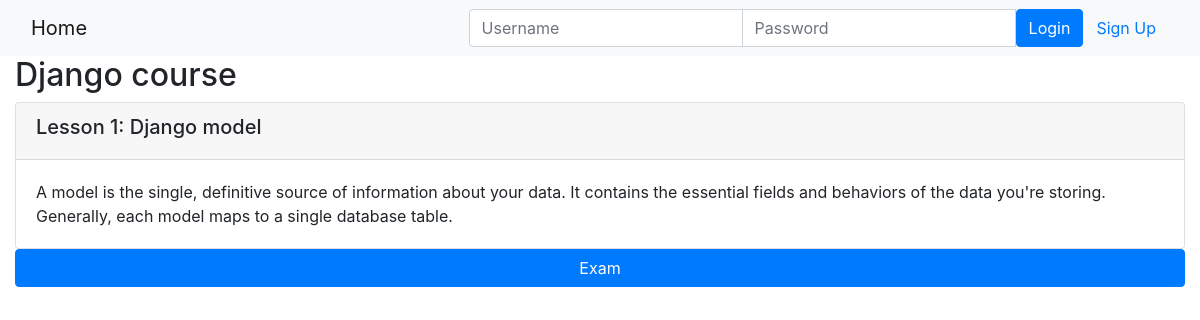
Page /onlinecourse/1/ on the committed database.
### onlinecourse/models.py (models this page shows, shortened)
class Course(models.Model):
    name = models.CharField(null=False, max_length=30, default='online course')
    image = models.ImageField(upload_to='course_images/')
    description = models.CharField(max_length=1000)
    pub_date = models.DateField(null=True)
    instructors = models.ManyToManyField(Instructor)
    users = models.ManyToManyField(settings.AUTH_USER_MODEL, through='Enrollment')
    total_enrollment = models.IntegerField(default=0)
    is_enrolled = False

class Lesson(models.Model):
    title = models.CharField(max_length=200, default="title")
    order = models.IntegerField(default=0)
    course = models.ForeignKey(Course, on_delete=models.CASCADE)
    content = models.TextField()

### onlinecourse/views.py (the view)
# urls.py: path('<int:pk>/', views.CourseDetailView.as_view(), name='course_details'),
class CourseDetailView(generic.DetailView):
    model = Course
    template_name = 'onlinecourse/course_detail_bootstrap.html'

### onlinecourse/templates/onlinecourse/course_detail_bootstrap.html (shortened to what this page needs)
<!DOCTYPE html>
<html lang="en">
<head>
     {% load static %}
    <link rel="stylesheet" href="https://maxcdn.bootstrapcdn.com/bootstrap/4.5.2/css/bootstrap.min.css">
</head>
<body>
    <nav class="navbar navbar-light bg-light">
        <div class="container-fluid">
            <div class="navbar-header">
                  <a class="navbar-brand" href="{% url 'onlinecourse:index' %}">Home</a>
            </div>
            <ul class="nav navbar-nav navbar-right">
                {% if user.is_authenticated %}
                <li>
                    <a class="btn btn-link" href="#">{{ user.first_name }}({{ user.username }})</a>
                    <a class="btn btn-link" href="{% url 'onlinecourse:logout' %}">Logout</a>
                </li>
                {% else %}
                <li>
                    <form class="form-inline" action="{% url 'onlinecourse:login' %}" method="post">
                        <div class="input-group">
                            <input type="text" class="form-control" placeholder="Username" name="username" >
                            <input type="password" class="form-control" placeholder="Password" name="psw" >
                            <button class="btn btn-primary" type="submit">Login</button>
                            <a class="btn btn-link" href="{% url 'onlinecourse:registration' %}">Sign Up</a>
                        </div>
                    </form>
                </li>
                {% endif %}
            </ul>
        </div>
    </nav>
    <div class="container-fluid">
            <h2>{{ course.name }}</h2>
            <div class="card-columns-vertical">
                {% for lesson in course.lesson_set.all %}
                    <div class="card mt-1">
                        <div class="card-header"><h5>Lesson {{lesson.order|add:1}}: {{lesson.title}}</h5></div>
                        <div class="card-body">{{lesson.content}}</div>
                    </div>
                {% endfor %}
            </div>
            <button type="button" class="btn btn-primary btn-block" data-toggle="collapse" data-target="#exam">Exam</button>
    </div>
</body>
</html>

### rows in the picture
Course: name "Django course"
Lesson: order|add "1", title "Django model", content "A model is the single, definitive source of information about your data. It contains the essential fields and behaviors of the data you're storing. Generally, each model maps to a single database table."
